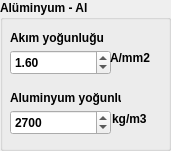
     <widget class="QGroupBox" name="groupBox_53">
      <property name="geometry">
       <rect>
        <x>180</x>
        <y>10</y>
        <width>171</width>
        <height>151</height>
       </rect>
      </property>
      <property name="sizePolicy">
       <sizepolicy hsizetype="Preferred" vsizetype="Preferred">
        <horstretch>0</horstretch>
        <verstretch>0</verstretch>
       </sizepolicy>
      </property>
      <property name="font">
       <font>
        <weight>75</weight>
        <bold>true</bold>
       </font>
      </property>
      <property name="title">
       <string>Alüminyum - Al</string>
      </property>
      <widget class="QLabel" name="label_85">
       <property name="geometry">
        <rect>
         <x>10</x>
         <y>30</y>
         <width>111</width>
         <height>16</height>
        </rect>
       </property>
       <property name="text">
        <string>Akım yoğunluğu</string>
       </property>
       <property name="textFormat">
        <enum>Qt::RichText</enum>
       </property>
       <property name="scaledContents">
        <bool>false</bool>
       </property>
      </widget>
      <widget class="QDoubleSpinBox" name="doubleSpinBox_62">
       <property name="geometry">
        <rect>
         <x>10</x>
         <y>50</y>
         <width>101</width>
         <height>25</height>
        </rect>
       </property>
       <property name="decimals">
        <number>2</number>
       </property>
       <property name="singleStep">
        <double>0.500000000000000</double>
       </property>
       <property name="value">
        <double>1.600000000000000</double>
       </property>
      </widget>
      <widget class="QLabel" name="label_86">
       <property name="geometry">
        <rect>
         <x>10</x>
         <y>90</y>
         <width>111</width>
         <height>16</height>
        </rect>
       </property>
       <property name="text">
        <string>Aluminyum yoğunluğu</string>
       </property>
       <property name="textFormat">
        <enum>Qt::RichText</enum>
       </property>
       <property name="scaledContents">
        <bool>false</bool>
       </property>
      </widget>
      <widget class="QDoubleSpinBox" name="doubleSpinBox_63">
       <property name="geometry">
        <rect>
         <x>10</x>
         <y>110</y>
         <width>101</width>
         <height>25</height>
        </rect>
       </property>
       <property name="decimals">
        <number>0</number>
       </property>
       <property name="maximum">
        <double>99999.000000000000000</double>
       </property>
       <property name="value">
        <double>2700.000000000000000</double>
       </property>
      </widget>
      <widget class="QLabel" name="label_90">
       <property name="geometry">
        <rect>
         <x>110</x>
         <y>50</y>
         <width>51</width>
         <height>16</height>
        </rect>
       </property>
       <property name="text">
        <string>A/mm2</string>
       </property>
       <property name="textFormat">
        <enum>Qt::RichText</enum>
       </property>
       <property name="scaledContents">
        <bool>false</bool>
       </property>
      </widget>
      <widget class="QLabel" name="label_89">
       <property name="geometry">
        <rect>
         <x>112</x>
         <y>111</y>
         <width>51</width>
         <height>16</height>
        </rect>
       </property>
       <property name="text">
        <string>kg/m3</string>
       </property>
       <property name="textFormat">
        <enum>Qt::RichText</enum>
       </property>
       <property name="scaledContents">
        <bool>false</bool>
       </property>
      </widget>
     </widget>
